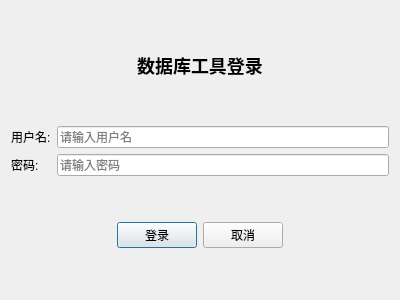
<?xml version="1.0" encoding="UTF-8"?>
<ui version="4.0">
 <class>LoginWindow</class>
 <widget class="QDialog" name="LoginWindow">
  <property name="geometry">
   <rect>
    <x>0</x>
    <y>0</y>
    <width>400</width>
    <height>300</height>
   </rect>
  </property>
  <property name="windowTitle">
   <string>登录</string>
  </property>
  <property name="modal">
   <bool>true</bool>
  </property>
  <layout class="QVBoxLayout" name="verticalLayout">
   <item>
    <spacer name="verticalSpacer_2">
     <property name="orientation">
      <enum>Qt::Vertical</enum>
     </property>
     <property name="sizeHint" stdset="0">
      <size>
       <width>20</width>
       <height>40</height>
      </size>
     </property>
    </spacer>
   </item>
   <item>
    <widget class="QLabel" name="titleLabel">
     <property name="text">
      <string>数据库工具登录</string>
     </property>
     <property name="alignment">
      <set>Qt::AlignCenter</set>
     </property>
     <property name="styleSheet">
      <string>font-size: 18px; font-weight: bold;</string>
     </property>
    </widget>
   </item>
   <item>
    <spacer name="verticalSpacer_3">
     <property name="orientation">
      <enum>Qt::Vertical</enum>
     </property>
     <property name="sizeHint" stdset="0">
      <size>
       <width>20</width>
       <height>20</height>
      </size>
     </property>
    </spacer>
   </item>
   <item>
    <layout class="QFormLayout" name="formLayout">
     <item row="0" column="0">
      <widget class="QLabel" name="usernameLabel">
       <property name="text">
        <string>用户名:</string>
       </property>
      </widget>
     </item>
     <item row="0" column="1">
      <widget class="QLineEdit" name="usernameLineEdit">
       <property name="placeholderText">
        <string>请输入用户名</string>
       </property>
      </widget>
     </item>
     <item row="1" column="0">
      <widget class="QLabel" name="passwordLabel">
       <property name="text">
        <string>密码:</string>
       </property>
      </widget>
     </item>
     <item row="1" column="1">
      <widget class="QLineEdit" name="passwordLineEdit">
       <property name="echoMode">
        <enum>QLineEdit::Password</enum>
       </property>
       <property name="placeholderText">
        <string>请输入密码</string>
       </property>
      </widget>
     </item>
    </layout>
   </item>
   <item>
    <spacer name="verticalSpacer_4">
     <property name="orientation">
      <enum>Qt::Vertical</enum>
     </property>
     <property name="sizeHint" stdset="0">
      <size>
       <width>20</width>
       <height>20</height>
      </size>
     </property>
    </spacer>
   </item>
   <item>
    <layout class="QHBoxLayout" name="horizontalLayout">
     <item>
      <spacer name="horizontalSpacer">
       <property name="orientation">
        <enum>Qt::Horizontal</enum>
       </property>
       <property name="sizeHint" stdset="0">
        <size>
         <width>40</width>
         <height>20</height>
        </size>
       </property>
      </spacer>
     </item>
     <item>
      <widget class="QPushButton" name="loginButton">
       <property name="text">
        <string>登录</string>
       </property>
       <property name="default">
        <bool>true</bool>
       </property>
      </widget>
     </item>
     <item>
      <widget class="QPushButton" name="cancelButton">
       <property name="text">
        <string>取消</string>
       </property>
      </widget>
     </item>
     <item>
      <spacer name="horizontalSpacer_2">
       <property name="orientation">
        <enum>Qt::Horizontal</enum>
       </property>
       <property name="sizeHint" stdset="0">
        <size>
         <width>40</width>
         <height>20</height>
        </size>
       </property>
      </spacer>
     </item>
    </layout>
   </item>
   <item>
    <spacer name="verticalSpacer">
     <property name="orientation">
      <enum>Qt::Vertical</enum>
     </property>
     <property name="sizeHint" stdset="0">
      <size>
       <width>20</width>
       <height>40</height>
      </size>
     </property>
    </spacer>
   </item>
  </layout>
 </widget>
 <resources/>
 <connections>
  <connection>
   <sender>cancelButton</sender>
   <signal>clicked()</signal>
   <receiver>LoginWindow</receiver>
   <slot>reject()</slot>
   <hints>
    <hint type="sourcelabel">
     <x>316</x>
     <y>260</y>
    </hint>
    <hint type="destinationlabel">
     <x>286</x>
     <y>274</y>
    </hint>
   </hints>
  </connection>
 </connections>
</ui>
